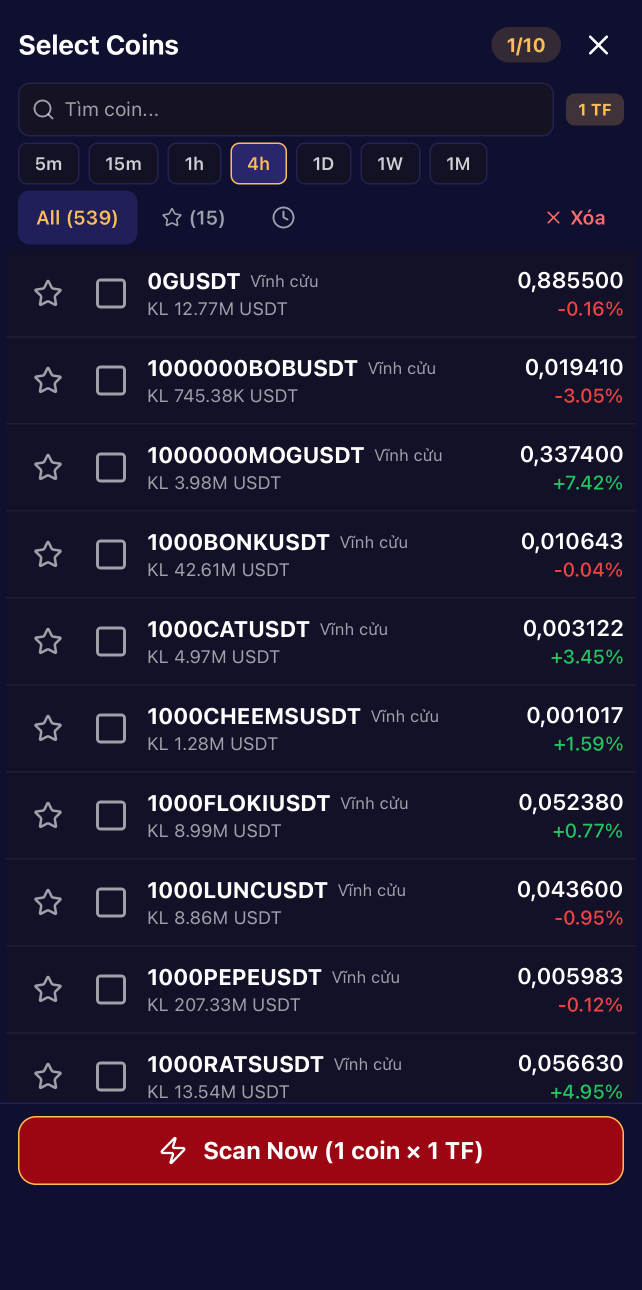
#> input picture Khóa Trading_landing/landing-images/IMG_1905.jpg, 1284 x 2579 px (shown at 1/2 size)
$ python -i batch_remove_watermark.py   (imports and definitions only)
#> lines starting #> are read from the running program, lines starting #| are printed output that depends on the picture; after the words box and inside, x2 and y2 are one past the last pixel; in counts of white or black regions, pixels touching at a corner belong together
"""
Batch Watermark Remover + Optimizer
Xoa watermark Gemini/AI o goc phai duoi, resize, optimize va convert sang WebP

Usage:
    python batch_remove_watermark.py
    python batch_remove_watermark.py "D:\\Claude Projects\\ANH LANDING PAGE GEMRAL"
    python batch_remove_watermark.py --width 80 --height 35 --max-width 1200
"""

import cv2
import numpy as np
import os
import sys
import argparse
from pathlib import Path
from concurrent.futures import ThreadPoolExecutor, as_completed

# Default folder
DEFAULT_FOLDER = r"D:\Claude Projects\ẢNH LANDING PAGE GEMRAL"

def get_watermark_position(img_width, img_height, wm_percent=3.5, padding_percent=1.0, corner='bottom_right'):
    """
    Tính toán vị trí watermark dựa trên PERCENTAGE của ảnh

    Gemini watermark: ngôi sao vàng nhỏ ở góc phải dưới
    - Kích thước: khoảng 2-4% chiều rộng ảnh
    - Padding: khoảng 0.5-1.5% từ mép

    Args:
        img_width, img_height: Kích thước ảnh
        wm_percent: Kích thước watermark theo % của chiều nhỏ nhất (default 3.5%)
        padding_percent: Padding từ mép theo % (default 1.0%)
        corner: 'bottom_right', 'bottom_left', 'top_right', 'top_left'

    Returns:
        (x1, y1, x2, y2, corner): Coordinates của vùng watermark
    """
    # Tính kích thước watermark theo % của chiều nhỏ nhất
    min_dimension = min(img_width, img_height)
    wm_size = int(min_dimension * wm_percent / 100)
    padding = int(min_dimension * padding_percent / 100)

    # Watermark Gemini thường là hình vuông (ngôi sao)
    wm_width = wm_size
    wm_height = wm_size

    # Tính coordinates
    if corner == 'bottom_right':
        x1 = img_width - wm_width - padding
        y1 = img_height - wm_height - padding
        x2 = img_width - padding
        y2 = img_height - padding
    elif corner == 'bottom_left':
        x1 = padding
        y1 = img_height - wm_height - padding
        x2 = wm_width + padding
        y2 = img_height - padding
    elif corner == 'top_right':
        x1 = img_width - wm_width - padding
        y1 = padding
        x2 = img_width - padding
        y2 = wm_height + padding
    else:  # top_left
        x1 = padding
        y1 = padding
        x2 = wm_width + padding
        y2 = wm_height + padding

    return x1, y1, x2, y2, corner, wm_size


def remove_watermark_and_optimize(input_path, output_path=None,
                                   corner='bottom_right',
                                   wm_percent=5.0,
                                   padding_percent=0.3,
                                   inpaint_radius=20,
                                   max_width=1200,
                                   max_height=None,
                                   webp_quality=85):
    """
    Xóa watermark Gemini (ngôi sao vàng), resize và optimize thành WebP

    Args:
        input_path: Đường dẫn file ảnh
        output_path: Đường dẫn output (None = auto tạo .webp)
        corner: Vị trí watermark ('bottom_right', 'bottom_left', 'top_right', 'top_left')
        wm_percent: Kích thước watermark theo % của ảnh (default 3.5%)
        padding_percent: Padding từ mép theo % (default 1.0%)
        inpaint_radius: Bán kính inpainting
        max_width: Chiều rộng tối đa sau resize (None = không resize)
        max_height: Chiều cao tối đa sau resize (None = tự tính theo tỷ lệ)
        webp_quality: Chất lượng WebP (0-100, 85 là tốt)
    """
#> called with corner = 'bottom_right', wm_percent = 5, padding_percent = 0.3, inpaint_radius = 20, max_width = 1200, webp_quality = 85
    try:
        # Đọc ảnh - workaround cho Unicode path trên Windows
        # cv2.imread không hỗ trợ Unicode path, dùng numpy để đọc
        try:
            img = cv2.imdecode(np.fromfile(input_path, dtype=np.uint8), cv2.IMREAD_UNCHANGED)
#> img is the input picture: shape (2579, 1284, 3); mean B, G, R 49.3, 26.9, 35.2
        except Exception:
            img = cv2.imread(input_path, cv2.IMREAD_UNCHANGED)

        if img is None:
            return False, f"Cannot read: {input_path}", 0, 0

        original_size = os.path.getsize(input_path)
        h, w = img.shape[:2]
#> h = 2579; w = 1284

        # ========== STEP 1: REMOVE WATERMARK ==========
        # Tạo mask cho vùng watermark
        mask = np.zeros((h, w), dtype=np.uint8)

        # Xác định vị trí watermark (percentage-based)
        x1, y1, x2, y2, detected_corner, wm_size = get_watermark_position(
            w, h, wm_percent, padding_percent, corner
        )
#> x1 = 1217; y1 = 2512; x2 = 1281; y2 = 2576; detected_corner = 'bottom_right'; wm_size = 64

        # Đảm bảo coordinates hợp lệ
        x1, y1 = max(0, x1), max(0, y1)
        x2, y2 = min(w, x2), min(h, y2)

        # Vẽ mask (vùng trắng = vùng cần xóa)
        mask[y1:y2, x1:x2] = 255

        # Xử lý ảnh có alpha channel (PNG với transparency)
        has_alpha = len(img.shape) == 3 and img.shape[2] == 4
#> has_alpha = False

        if has_alpha:
            bgr = img[:, :, :3]
            alpha = img[:, :, 3]
            # Step 1: Inpaint to remove watermark
            result_bgr = cv2.inpaint(bgr, mask, inpaint_radius, cv2.INPAINT_NS)
            # Step 2: Apply extra blur and darken the watermark area
            blur_region = result_bgr[y1:y2, x1:x2].astype(np.float32)
            blurred = cv2.GaussianBlur(blur_region, (21, 21), 0)
            # Darken slightly to remove glow
            darkened = (blurred * 0.85).clip(0, 255).astype(np.uint8)
            result_bgr[y1:y2, x1:x2] = darkened
            result = cv2.merge([result_bgr[:,:,0], result_bgr[:,:,1], result_bgr[:,:,2], alpha])
        else:
            # Step 1: Inpaint to remove watermark
            result = cv2.inpaint(img, mask, inpaint_radius, cv2.INPAINT_NS)
            # Step 2: Apply extra blur and darken the watermark area
            blur_region = result[y1:y2, x1:x2].astype(np.float32)
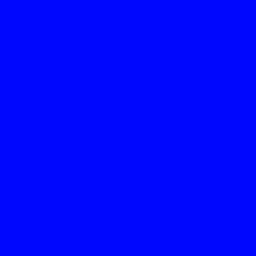
#> blur_region: shape (64, 64, 3) float32 (shown 4 times larger); mean B, G, R 47, 16, 15; drawn with min black and max white
            blurred = cv2.GaussianBlur(blur_region, (21, 21), 0)
            # Darken slightly to remove glow
            darkened = (blurred * 0.85).clip(0, 255).astype(np.uint8)
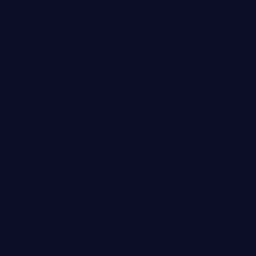
#> darkened: shape (64, 64, 3) (shown 4 times larger); mean B, G, R 39, 13, 12
            result[y1:y2, x1:x2] = darkened
#> result: shape (2579, 1284, 3); 0.12% of pixels changed, all inside (x1, y1, x2, y2) = (1217, 2512, 1281, 2576)

        # ========== STEP 2: RESIZE ==========
        if max_width and w > max_width:
            scale = max_width / w
#> scale = 0.935
            new_w = max_width
            new_h = int(h * scale)
#> new_h = 2410
            result = cv2.resize(result, (new_w, new_h), interpolation=cv2.INTER_LANCZOS4)
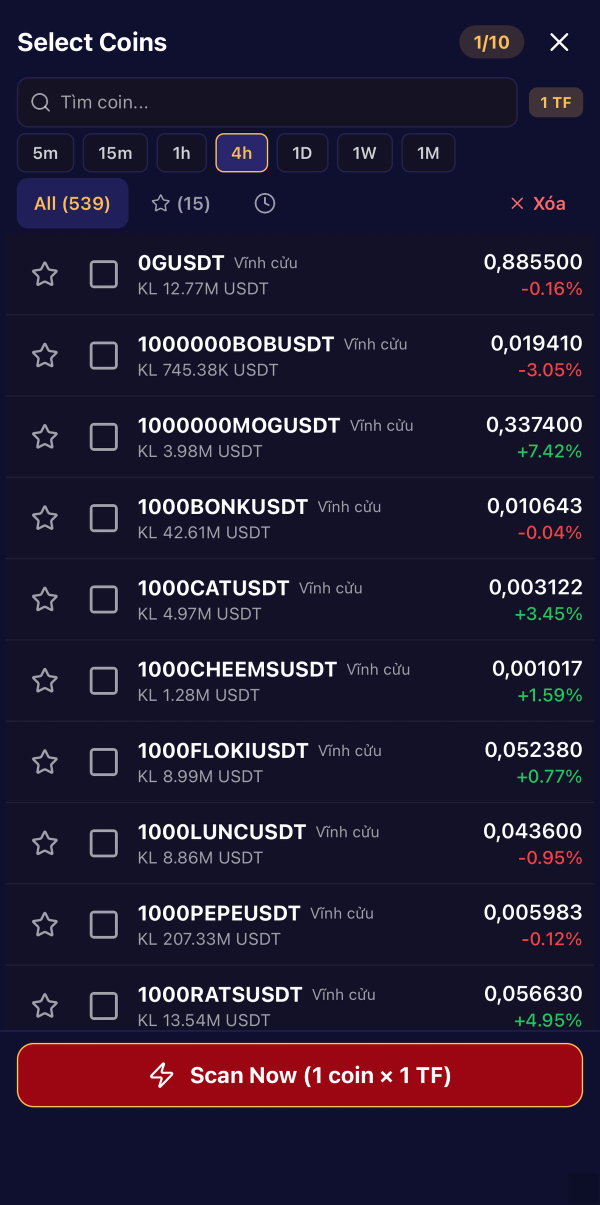
#> result: shape (2410, 1200, 3) (shown at 1/2 size); mean B, G, R 49.2, 26.9, 35.2
        elif max_height and h > max_height:
            scale = max_height / h
            new_h = max_height
            new_w = int(w * scale)
            result = cv2.resize(result, (new_w, new_h), interpolation=cv2.INTER_LANCZOS4)

        # ========== STEP 3: CONVERT TO WEBP & OPTIMIZE ==========
        if output_path is None:
            base = os.path.splitext(input_path)[0]
            output_path = f"{base}.webp"

        # Encode và save WebP - dùng imencode + tofile để hỗ trợ Unicode path
        # cv2.imwrite không hỗ trợ Unicode path trên Windows
        encode_params = [cv2.IMWRITE_WEBP_QUALITY, webp_quality]
        success_encode, encoded = cv2.imencode('.webp', result, encode_params)

        if not success_encode:
            return False, f"Failed to encode WebP: {input_path}", 0, 0

        # Ghi file bằng numpy tofile để hỗ trợ Unicode path
        encoded.tofile(output_path)

        new_size = os.path.getsize(output_path)
        reduction = ((original_size - new_size) / original_size) * 100

        return True, output_path, original_size, new_size

    except Exception as e:
        return False, str(e), 0, 0


# [197 lines left out: functions format_size, batch_process, main, not called in this run]


# [23 lines not run here, left out]

>>> result = remove_watermark_and_optimize('../Khóa Trading_landing/landing-images/IMG_1905.jpg')

$ run again, on Khóa Trading_landing/landing-images/gemral-landing-05.webp
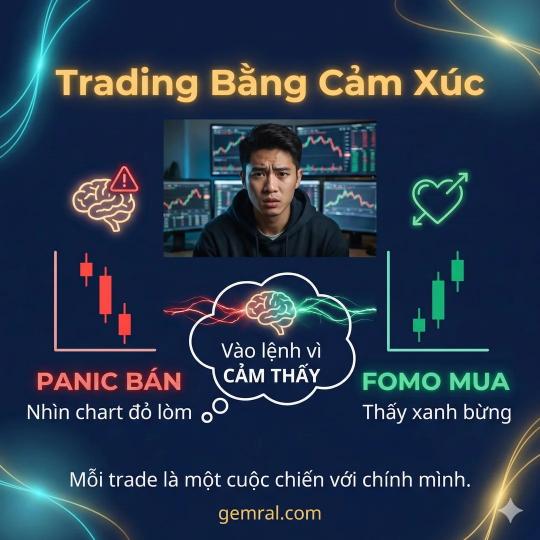
#> input picture Khóa Trading_landing/landing-images/gemral-landing-05.webp, 1080 x 1080 px (shown at 1/2 size)
#> in remove_watermark_and_optimize, img is the input picture: shape (1080, 1080, 3); mean B, G, R 76.5, 55.4, 39
#> in remove_watermark_and_optimize, `blur_region = result[y1:y2, x1:x2].astype(np.float32)`:
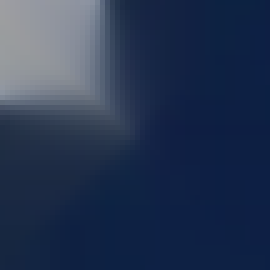
#> blur_region: shape (54, 54, 3) float32 (shown 5 times larger); mean B, G, R 81.8, 53.8, 38.8
#> in remove_watermark_and_optimize, `darkened = (blurred * 0.85).clip(0, 255).astype(np.uint8)`:
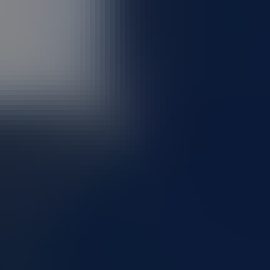
#> darkened: shape (54, 54, 3) (shown 5 times larger); mean B, G, R 69, 45.2, 32.4

$ run again, on Khóa Trading_landing/landing-images/gemral-landing-06.webp
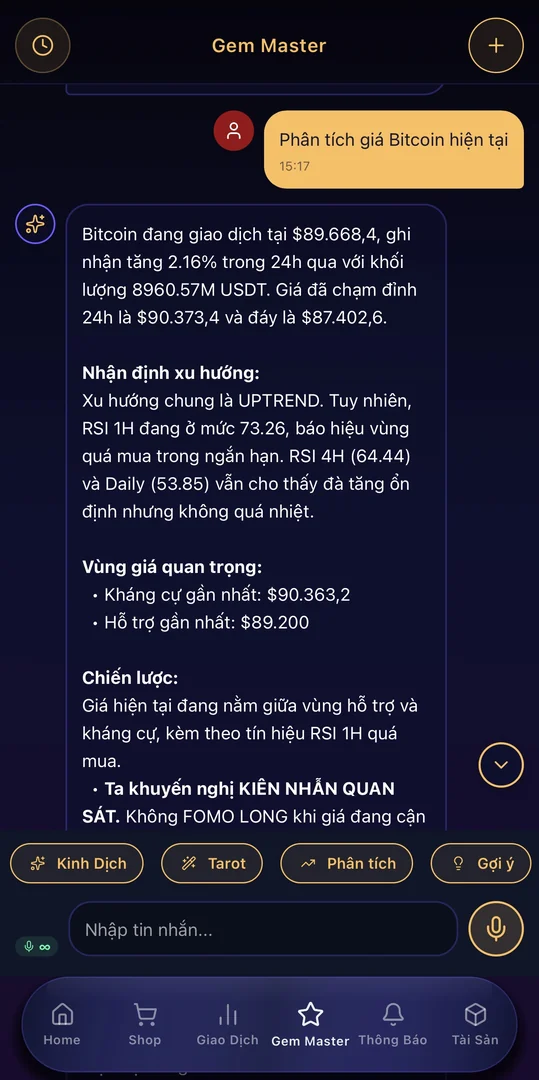
#> input picture Khóa Trading_landing/landing-images/gemral-landing-06.webp, 539 x 1080 px
#> in remove_watermark_and_optimize, img is the input picture: shape (1080, 539, 3); mean B, G, R 52.1, 32.5, 33.9
#> in remove_watermark_and_optimize, `blurred = cv2.GaussianBlur(blur_region, (21, 21), 0)`:
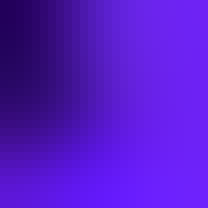
#> blurred: shape (26, 26, 3) float32 (shown 8 times larger); mean B, G, R 36.2, 8.4, 18.2; drawn with min black and max white
#> in remove_watermark_and_optimize, `darkened = (blurred * 0.85).clip(0, 255).astype(np.uint8)`:
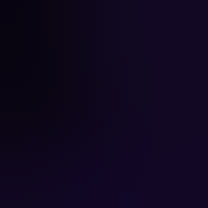
#> darkened: shape (26, 26, 3) (shown 8 times larger); mean B, G, R 30.3, 6.7, 15
